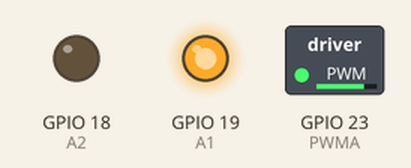
Simulated run of this sketch. Board: ESP32. On the bench: switched loads named in the sketch (green lamp = pin HIGH), output pins drawn as LEDs (lit = HIGH).

Above: at 0.05 s.
At 6.0 s:
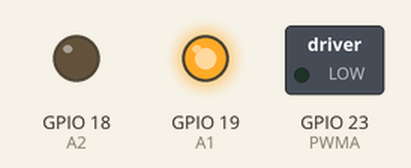
Timing chart, 0 to 7.8 s (numbered marks = the images above):
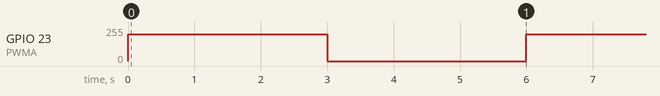

The sketch:

TestDcMotor.ino
```cpp
#define PWMA 23
#define A1 19
#define A2 18

void setup() {
  pinMode(PWMA, OUTPUT);
  pinMode(A1, OUTPUT);
  pinMode(A2, OUTPUT);

  // Dirección: adelante
  digitalWrite(A1, HIGH);
  digitalWrite(A2, LOW);
}

void loop() {
  // Velocidad (0-255)
  analogWrite(PWMA, 200);

  delay(3000);

  // Apagar motor
  analogWrite(PWMA, 0);

  delay(3000);
}
```

Measured:
- by itself, GPIO 23 (PWMA): alternates 200/255 for 3.0 s and 0/255 for 3.0 s
